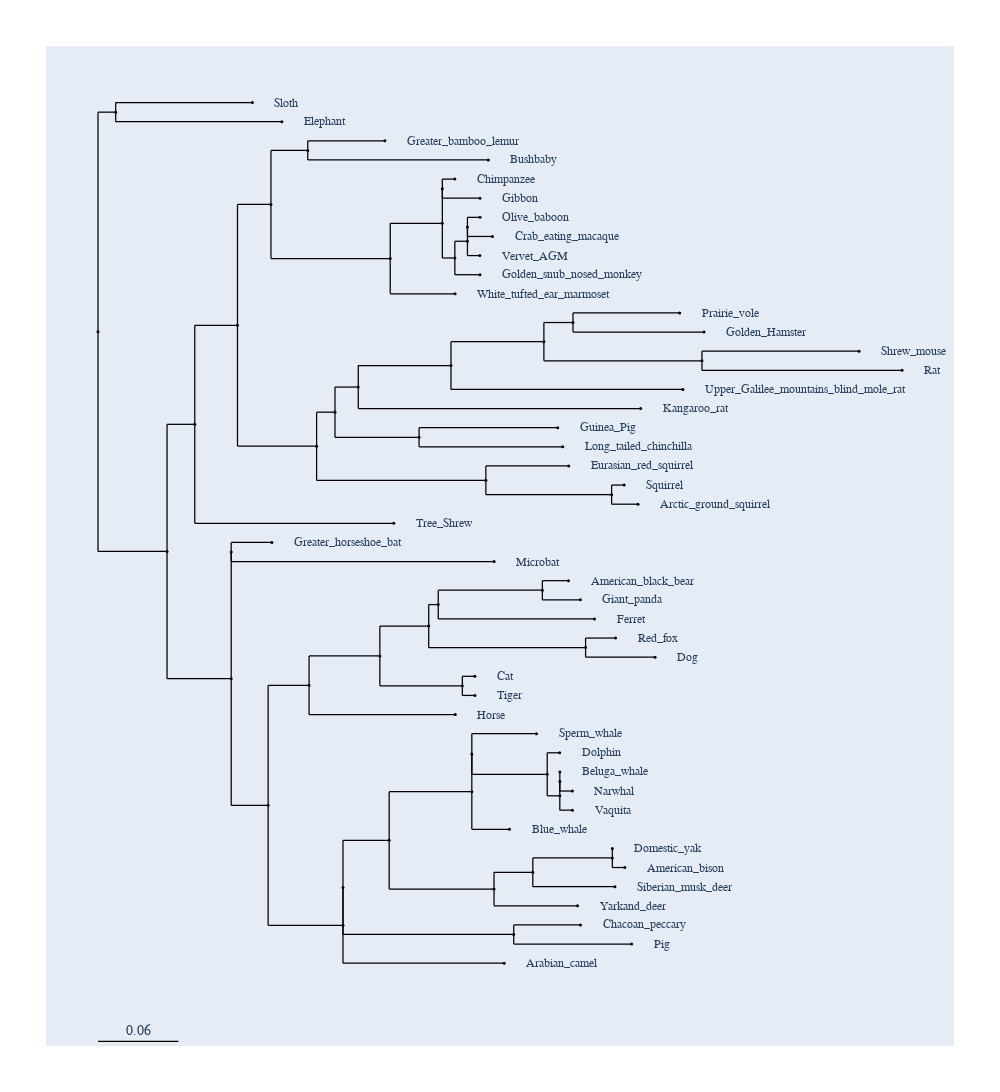

The notebook cell saved with this chart:
### Code cell
model_fit_result_path = '/Users/gulugulu/repos/PuningAnalysis/results/output_data/model_fitting_result/ENSG00000162543.json'
load_json_app = get_app("load_json")
result_lf = load_json_app(model_fit_result_path)
ens_tree = result_lf.get_ens_tree()
ens_tree.get_figure(show_support=True, threshold=0.8, height = 1500, width = 1000)

### Figure 1 — Plotly figure (JSON) as saved in the notebook; plotly's stock layout.template omitted (floating-point values rounded to 4 significant figures; data arrays with more than 128 entries replaced by an {"elided": "..."} marker saying what was removed)
{"data": [{"line": {"color": "black", "shape": "spline", "smoothing": 1.3, "width": 1.25}, "mode": "lines", "showlegend": false, "type": "scatter", "x": {"elided": "542 float values"}, "y": {"elided": "542 float values"}}, {"hoverinfo": "text", "marker": {"color": "black", "size": 3, "symbol": "circle"}, "mode": "markers", "showlegend": false, "text": ["root", "Eutheria", "Sloth", "Elephant", "Boreoeutheria", "Euarchontoglires.2", "Euarchontoglires", "Primates", "Strepsirrhini", "Greater_bamboo_lemur", "Bushbaby", "Simiiformes", "Catarrhini", "Hominoidea", "Chimpanzee", "Gibbon", "Cercopithecidae", "Cercopithecinae.5", "Cercopithecinae.4", "Olive_baboon", "Crab_eating_macaque", "Vervet_AGM", "Golden_snub_nosed_monkey", "White_tufted_ear_marmoset", "Rodentia.3", "Rodentia.2", "Rodentia", "Muroidea.2", "Muroidea", "Cricetidae", "Prairie_vole", "Golden_Hamster", "Murinae", "Shrew_mouse", "Rat", "Upper_Galilee_mountains_blind_mole_rat", "Kangaroo_rat", "Hystricomorpha.2", "Guinea_Pig", "Long_tailed_chinchilla", "Sciuridae", "Eurasian_red_squirrel", "Marmotini", "Squirrel", "Arctic_ground_squirrel", "Tree_Shrew", "Laurasiatheria.3", "Chiroptera.2", "Greater_horseshoe_bat", "Microbat", "Laurasiatheria.2", "Laurasiatheria", "Carnivora", "Caniformia.3", "Caniformia.2", "Ursidae", "American_black_bear", "Giant_panda", "Ferret", "Canidae", "Red_fox", "Dog", "Felidae", "Cat", "Tiger", "Horse", "Artiodactyla.3", "Artiodactyla.2", "Artiodactyla", "Cetacea", "Odontoceti.3", "Sperm_whale", "Odontoceti.2", "Dolphin", "Odontoceti", "Monodontidae", "Beluga_whale", "Narwhal", "Vaquita", "Blue_whale", "Pecora.2", "Pecora", "Bovinae", "Domestic_yak", "American_bison", "Siberian_musk_deer", "Yarkand_deer", "Suina", "Chacoan_peccary", "Pig", "Arabian_camel"], "type": "scatter", "x": [0, 0.01347, 0.1176, 0.14, 0.05258, 0.0737, 0.1062, 0.1317, 0.1597, 0.2185, 0.2973, 0.2226, 0.2623, 0.2623, 0.2718, 0.2909, 0.2718, 0.2814, 0.2814, 0.291, 0.3004, 0.2908, 0.2909, 0.272, 0.1665, 0.1805, 0.1982, 0.2688, 0.3396, 0.3618, 0.443, 0.4616, 0.46, 0.5797, 0.6123, 0.4455, 0.4133, 0.2445, 0.3501, 0.3539, 0.2954, 0.3585, 0.3912, 0.4007, 0.4112, 0.2252, 0.1015, 0.1015, 0.1324, 0.3017, 0.1296, 0.1607, 0.2147, 0.2519, 0.2591, 0.3384, 0.3583, 0.3674, 0.3781, 0.3713, 0.3942, 0.4243, 0.2775, 0.287, 0.2871, 0.2721, 0.1866, 0.1866, 0.2218, 0.2847, 0.2847, 0.334, 0.3421, 0.3516, 0.3517, 0.3517, 0.3517, 0.3613, 0.3613, 0.3134, 0.3016, 0.3312, 0.3917, 0.3917, 0.4012, 0.3937, 0.3653, 0.3166, 0.3675, 0.4064, 0.3093], "y": [13.67, 28.6, 29.25, 27.95, -1.265, 7.379, 14.11, 22.32, 26, 26.65, 25.35, 18.65, 21.04, 23.4, 24.05, 22.75, 18.69, 19.83, 20.8, 21.45, 20.15, 18.85, 17.55, 16.25, 5.891, 8.206, 9.913, 11.38, 13, 14.3, 14.95, 13.65, 11.7, 12.35, 11.05, 9.75, 8.45, 6.5, 7.15, 5.85, 3.575, 4.55, 2.6, 3.25, 1.95, 0.65, -9.909, -1.3, -0.65, -1.95, -18.52, -10.36, -8.369, -6.338, -4.875, -3.9, -3.25, -4.55, -5.85, -7.8, -7.15, -8.45, -10.4, -9.75, -11.05, -12.35, -26.68, -24.1, -20.9, -17.59, -15.03, -13.65, -16.41, -14.95, -17.88, -16.9, -16.25, -17.55, -18.85, -20.15, -24.21, -23.08, -22.1, -21.45, -22.75, -24.05, -25.35, -27.3, -26.65, -27.95, -29.25]}], "layout": {"annotations": [{"font": {"family": "Inconsolata, monospace", "size": 12}, "showarrow": false, "text": "Sloth", "textangle": 0, "x": 0.1329, "xanchor": "left", "xref": "x", "y": 29.25, "yref": "y"}, {"font": {"family": "Inconsolata, monospace", "size": 12}, "showarrow": false, "text": "Elephant", "textangle": 0, "x": 0.1553, "xanchor": "left", "xref": "x", "y": 27.95, "yref": "y"}, {"font": {"family": "Inconsolata, monospace", "size": 12}, "showarrow": false, "text": "Greater_bamboo_lemur", "textangle": 0, "x": 0.2338, "xanchor": "left", "xref": "x", "y": 26.65, "yref": "y"}, {"font": {"family": "Inconsolata, monospace", "size": 12}, "showarrow": false, "text": "Bushbaby", "textangle": 0, "x": 0.3126, "xanchor": "left", "xref": "x", "y": 25.35, "yref": "y"}, {"font": {"family": "Inconsolata, monospace", "size": 12}, "showarrow": false, "text": "Chimpanzee", "textangle": 0, "x": 0.2871, "xanchor": "left", "xref": "x", "y": 24.05, "yref": "y"}, {"font": {"family": "Inconsolata, monospace", "size": 12}, "showarrow": false, "text": "Gibbon", "textangle": 0, "x": 0.3062, "xanchor": "left", "xref": "x", "y": 22.75, "yref": "y"}, {"font": {"family": "Inconsolata, monospace", "size": 12}, "showarrow": false, "text": "Olive_baboon", "textangle": 0, "x": 0.3063, "xanchor": "left", "xref": "x", "y": 21.45, "yref": "y"}, {"font": {"family": "Inconsolata, monospace", "size": 12}, "showarrow": false, "text": "Crab_eating_macaque", "textangle": 0, "x": 0.3157, "xanchor": "left", "xref": "x", "y": 20.15, "yref": "y"}, {"font": {"family": "Inconsolata, monospace", "size": 12}, "showarrow": false, "text": "Vervet_AGM", "textangle": 0, "x": 0.3061, "xanchor": "left", "xref": "x", "y": 18.85, "yref": "y"}, {"font": {"family": "Inconsolata, monospace", "size": 12}, "showarrow": false, "text": "Golden_snub_nosed_monkey", "textangle": 0, "x": 0.3062, "xanchor": "left", "xref": "x", "y": 17.55, "yref": "y"}, {"font": {"family": "Inconsolata, monospace", "size": 12}, "showarrow": false, "text": "White_tufted_ear_marmoset", "textangle": 0, "x": 0.2873, "xanchor": "left", "xref": "x", "y": 16.25, "yref": "y"}, {"font": {"family": "Inconsolata, monospace", "size": 12}, "showarrow": false, "text": "Prairie_vole", "textangle": 0, "x": 0.4583, "xanchor": "left", "xref": "x", "y": 14.95, "yref": "y"}, {"font": {"family": "Inconsolata, monospace", "size": 12}, "showarrow": false, "text": "Golden_Hamster", "textangle": 0, "x": 0.4769, "xanchor": "left", "xref": "x", "y": 13.65, "yref": "y"}, {"font": {"family": "Inconsolata, monospace", "size": 12}, "showarrow": false, "text": "Shrew_mouse", "textangle": 0, "x": 0.595, "xanchor": "left", "xref": "x", "y": 12.35, "yref": "y"}, {"font": {"family": "Inconsolata, monospace", "size": 12}, "showarrow": false, "text": "Rat", "textangle": 0, "x": 0.6276, "xanchor": "left", "xref": "x", "y": 11.05, "yref": "y"}, {"font": {"family": "Inconsolata, monospace", "size": 12}, "showarrow": false, "text": "Upper_Galilee_mountains_blind_mole_rat", "textangle": 0, "x": 0.4608, "xanchor": "left", "xref": "x", "y": 9.75, "yref": "y"}, {"font": {"family": "Inconsolata, monospace", "size": 12}, "showarrow": false, "text": "Kangaroo_rat", "textangle": 0, "x": 0.4286, "xanchor": "left", "xref": "x", "y": 8.45, "yref": "y"}, {"font": {"family": "Inconsolata, monospace", "size": 12}, "showarrow": false, "text": "Guinea_Pig", "textangle": 0, "x": 0.3655, "xanchor": "left", "xref": "x", "y": 7.15, "yref": "y"}, {"font": {"family": "Inconsolata, monospace", "size": 12}, "showarrow": false, "text": "Long_tailed_chinchilla", "textangle": 0, "x": 0.3692, "xanchor": "left", "xref": "x", "y": 5.85, "yref": "y"}, {"font": {"family": "Inconsolata, monospace", "size": 12}, "showarrow": false, "text": "Eurasian_red_squirrel", "textangle": 0, "x": 0.3738, "xanchor": "left", "xref": "x", "y": 4.55, "yref": "y"}, {"font": {"family": "Inconsolata, monospace", "size": 12}, "showarrow": false, "text": "Squirrel", "textangle": 0, "x": 0.416, "xanchor": "left", "xref": "x", "y": 3.25, "yref": "y"}, {"font": {"family": "Inconsolata, monospace", "size": 12}, "showarrow": false, "text": "Arctic_ground_squirrel", "textangle": 0, "x": 0.4266, "xanchor": "left", "xref": "x", "y": 1.95, "yref": "y"}, {"font": {"family": "Inconsolata, monospace", "size": 12}, "showarrow": false, "text": "Tree_Shrew", "textangle": 0, "x": 0.2406, "xanchor": "left", "xref": "x", "y": 0.65, "yref": "y"}, {"font": {"family": "Inconsolata, monospace", "size": 12}, "showarrow": false, "text": "Greater_horseshoe_bat", "textangle": 0, "x": 0.1477, "xanchor": "left", "xref": "x", "y": -0.65, "yref": "y"}, {"font": {"family": "Inconsolata, monospace", "size": 12}, "showarrow": false, "text": "Microbat", "textangle": 0, "x": 0.317, "xanchor": "left", "xref": "x", "y": -1.95, "yref": "y"}, {"font": {"family": "Inconsolata, monospace", "size": 12}, "showarrow": false, "text": "American_black_bear", "textangle": 0, "x": 0.3736, "xanchor": "left", "xref": "x", "y": -3.25, "yref": "y"}, {"font": {"family": "Inconsolata, monospace", "size": 12}, "showarrow": false, "text": "Giant_panda", "textangle": 0, "x": 0.3827, "xanchor": "left", "xref": "x", "y": -4.55, "yref": "y"}, {"font": {"family": "Inconsolata, monospace", "size": 12}, "showarrow": false, "text": "Ferret", "textangle": 0, "x": 0.3934, "xanchor": "left", "xref": "x", "y": -5.85, "yref": "y"}, {"font": {"family": "Inconsolata, monospace", "size": 12}, "showarrow": false, "text": "Red_fox", "textangle": 0, "x": 0.4095, "xanchor": "left", "xref": "x", "y": -7.15, "yref": "y"}, {"font": {"family": "Inconsolata, monospace", "size": 12}, "showarrow": false, "text": "Dog", "textangle": 0, "x": 0.4396, "xanchor": "left", "xref": "x", "y": -8.45, "yref": "y"}, {"font": {"family": "Inconsolata, monospace", "size": 12}, "showarrow": false, "text": "Cat", "textangle": 0, "x": 0.3023, "xanchor": "left", "xref": "x", "y": -9.75, "yref": "y"}, {"font": {"family": "Inconsolata, monospace", "size": 12}, "showarrow": false, "text": "Tiger", "textangle": 0, "x": 0.3024, "xanchor": "left", "xref": "x", "y": -11.05, "yref": "y"}, {"font": {"family": "Inconsolata, monospace", "size": 12}, "showarrow": false, "text": "Horse", "textangle": 0, "x": 0.2874, "xanchor": "left", "xref": "x", "y": -12.35, "yref": "y"}, {"font": {"family": "Inconsolata, monospace", "size": 12}, "showarrow": false, "text": "Sperm_whale", "textangle": 0, "x": 0.3493, "xanchor": "left", "xref": "x", "y": -13.65, "yref": "y"}, {"font": {"family": "Inconsolata, monospace", "size": 12}, "showarrow": false, "text": "Dolphin", "textangle": 0, "x": 0.3669, "xanchor": "left", "xref": "x", "y": -14.95, "yref": "y"}, {"font": {"family": "Inconsolata, monospace", "size": 12}, "showarrow": false, "text": "Beluga_whale", "textangle": 0, "x": 0.367, "xanchor": "left", "xref": "x", "y": -16.25, "yref": "y"}, {"font": {"family": "Inconsolata, monospace", "size": 12}, "showarrow": false, "text": "Narwhal", "textangle": 0, "x": 0.3766, "xanchor": "left", "xref": "x", "y": -17.55, "yref": "y"}, {"font": {"family": "Inconsolata, monospace", "size": 12}, "showarrow": false, "text": "Vaquita", "textangle": 0, "x": 0.3766, "xanchor": "left", "xref": "x", "y": -18.85, "yref": "y"}, {"font": {"family": "Inconsolata, monospace", "size": 12}, "showarrow": false, "text": "Blue_whale", "textangle": 0, "x": 0.3287, "xanchor": "left", "xref": "x", "y": -20.15, "yref": "y"}, {"font": {"family": "Inconsolata, monospace", "size": 12}, "showarrow": false, "text": "Domestic_yak", "textangle": 0, "x": 0.407, "xanchor": "left", "xref": "x", "y": -21.45, "yref": "y"}, {"font": {"family": "Inconsolata, monospace", "size": 12}, "showarrow": false, "text": "American_bison", "textangle": 0, "x": 0.4165, "xanchor": "left", "xref": "x", "y": -22.75, "yref": "y"}, {"font": {"family": "Inconsolata, monospace", "size": 12}, "showarrow": false, "text": "Siberian_musk_deer", "textangle": 0, "x": 0.409, "xanchor": "left", "xref": "x", "y": -24.05, "yref": "y"}, {"font": {"family": "Inconsolata, monospace", "size": 12}, "showarrow": false, "text": "Yarkand_deer", "textangle": 0, "x": 0.3806, "xanchor": "left", "xref": "x", "y": -25.35, "yref": "y"}, {"font": {"family": "Inconsolata, monospace", "size": 12}, "showarrow": false, "text": "Chacoan_peccary", "textangle": 0, "x": 0.3828, "xanchor": "left", "xref": "x", "y": -26.65, "yref": "y"}, {"font": {"family": "Inconsolata, monospace", "size": 12}, "showarrow": false, "text": "Pig", "textangle": 0, "x": 0.4217, "xanchor": "left", "xref": "x", "y": -27.95, "yref": "y"}, {"font": {"family": "Inconsolata, monospace", "size": 12}, "showarrow": false, "text": "Arabian_camel", "textangle": 0, "x": 0.3246, "xanchor": "left", "xref": "x", "y": -29.25, "yref": "y"}, {"ax": 0, "ay": 0, "showarrow": false, "text": "0.06", "x": 0.03062, "xref": "x", "y": -34.57, "yref": "y", "yshift": 10}], "autosize": true, "font": {"family": "Balto", "size": 14}, "height": 1500, "hovermode": "closest", "margin": {"b": 50, "l": 50, "pad": 4, "r": 50, "t": 50}, "shapes": [{"line": {"color": "black", "width": 1.25}, "name": "scale_bar", "type": "line", "x0": 0, "x1": 0.06123, "y0": -34.57, "y1": -34.57}], "showlegend": false, "width": 1000, "xaxis": {"visible": false}, "yaxis": {"visible": false}}}
